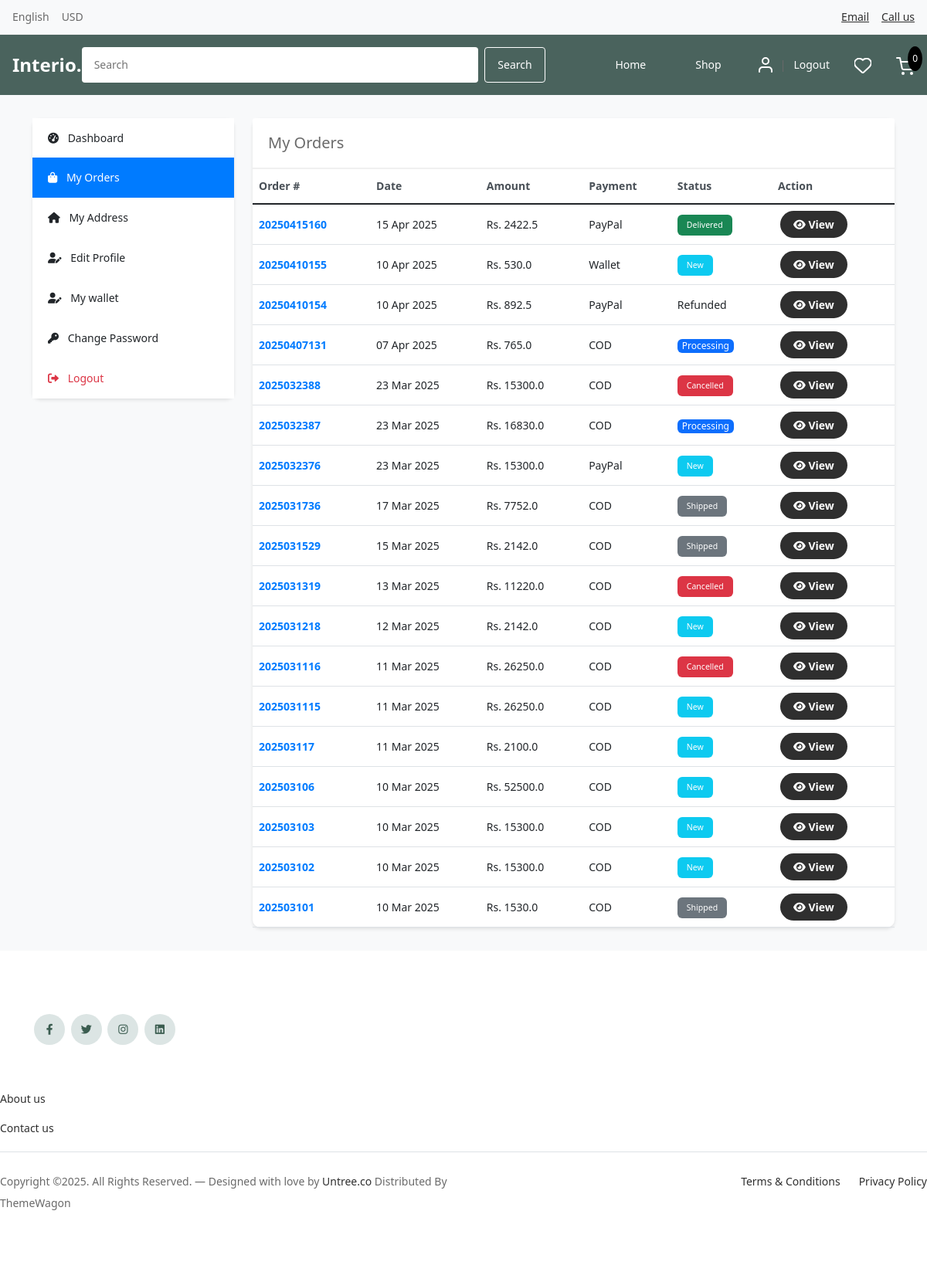
Page /accounts/my_orders/ (signed in) on the earlier database version.
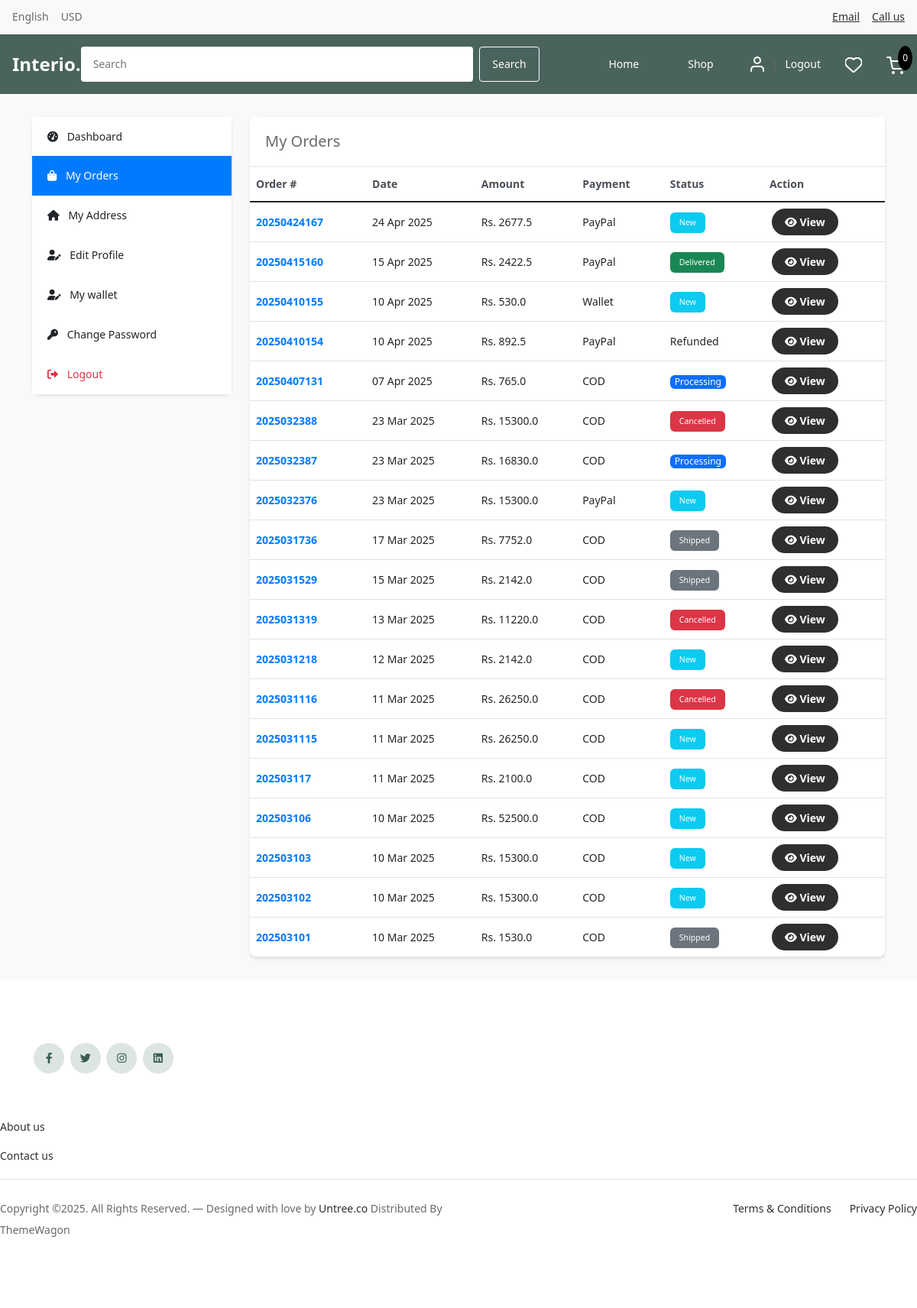
Same page on the later database version.
### orders/models.py (models this page shows, shortened)
class Order(models.Model):
    STATUS = (
        ('New', 'New'),
        ('Processing', 'Processing'),
        ('Shipped', 'Shipped'),
        ('Delivered', 'Delivered'),
        ('Cancelled', 'Cancelled'),
        ('Refunded', 'Refunded'),
    )
    PAYMENT_METHOD = (
        ('COD', 'COD'),
        ('Razorpay', 'Razorpay'),
        ('Wallet', 'Wallet'),
        ('PayPal', 'Paypal'),
    )
    user = models.ForeignKey(Account, on_delete=models.SET_NULL, null=True)
    order_number = models.CharField(max_length=20)
    first_name = models.CharField(max_length=50)
    last_name = models.CharField(max_length=50)
    phone = models.CharField(max_length=15)
    email = models.EmailField(max_length=50)
    address_line_1 = models.CharField(max_length=100)
    address_line_2 = models.CharField(max_length=100, blank=True)
    city = models.CharField(max_length=50)
    state = models.CharField(max_length=50)
    country = models.CharField(max_length=50)
    pincode = models.CharField(max_length=10)
    order_note = models.CharField(max_length=100, blank=True)
    order_total = models.FloatField()
    tax = models.FloatField()
    status = models.CharField(max_length=10, choices=STATUS, default='New')
    ip = models.CharField(blank=True, max_length=20)
    is_ordered = models.BooleanField(default=False)
    payment_method = models.CharField(max_length=20, choices=PAYMENT_METHOD, default='COD')
    created_at = models.DateTimeField(auto_now_add=True)
    updated_at = models.DateTimeField(auto_now=True)
    coupon = models.ForeignKey(Coupon, null=True, blank=True, on_delete=models.SET_NULL)
    discount_amount = models.FloatField(default=0)
    product_discount = models.FloatField(default=0)
    delivery_charge = models.FloatField(default=0)
    estimated_delivery_date = models.DateField(null=True, blank=True)
    tracking_number = models.CharField(max_length=50, blank=True, null=True)
    carrier = models.CharField(max_length=50, blank=True, null=True)
    refund_status = models.CharField(max_length=20, choices=(
        ('Not Requested', 'Not Requested'),
        ('Pending', 'Pending'),
        ('Approved', 'Approved'),
        ('Rejected', 'Rejected'),
        ('Completed', 'Completed'),
    ), default='Not Requested')
    refund_reason = models.TextField(blank=True, null=True)
    refunded_at = models.DateTimeField(null=True, blank=True)

### accounts/views.py (the view)
# urls.py: path('my_orders/', views.my_orders, name='my_orders'),
@login_required(login_url='login')
def my_orders(request):
    orders = Order.objects.filter(user=request.user, is_ordered=True).order_by('-created_at')
    context = {
        'orders': orders,
    }
    return render(request, 'accounts/my_orders.html', context)

### carts/context_processors.py (called while the page is built)
def counter(request):
    cart_count = 0
    if 'admin' in request.path:
        return {}
    else:
        try:
            cart = Cart.objects.get(cart_id=_cart_id(request))
            cart_items = CartItem.objects.filter(cart=cart, is_active=True)
            for cart_item in cart_items:
                cart_count += cart_item.quantity
        except Cart.DoesNotExist:
            cart_count = 0
    return dict(cart_count=cart_count)

### carts/views.py (called while the page is built)
def _cart_id(request):
    cart = request.session.session_key
    if not cart:
        cart = request.session.create()
    return cart

### category/context_processors.py (called while the page is built)
def menu_links(request):
    links = Category.objects.all()
    return dict(links=links)

### templates/accounts/my_orders.html (shortened to what the changed rows need)
{% extends 'base.html' %}
{% load static %}
{% load account_filters %}
{% block content %}
<div class="dashboard-container">
    <div class="container">
        <div class="row">
            <div class="col-md-9">
                <div class="main-content">
                    <div class="card-body p-0">
                        {% if orders %}
                        <div class="table-responsive">
                            <table class="table table-hover">
                                <thead>
                                    <tr>
                                        <th>Order #</th>
                                        <th>Date</th>
                                        <th>Amount</th>
                                        <th>Payment</th>
                                        <th>Status</th>
                                        <th>Action</th>
                                    </tr>
                                </thead>
                                <tbody>
                                    {% for order in orders %}
                                    <tr>
                                        <td class="order-number">{{ order.order_number }}</td>
                                        <td>{{ order.created_at|date:"d M Y" }}</td>
                                        <td>Rs. {{ order.order_total }}</td>
                                        <td>{{ order.payment_method }}</td>
                                        <td>
                                            {% if order.status == 'New' %}
            <span class="badge bg-info text-white">New</span>
        {% elif order.status == 'Cancelled' %}
            <span class="badge bg-danger text-white">Cancelled</span>
        {% elif order.status == 'Pending' %}
            <span class="badge bg-warning text-dark">Pending</span>
        {% elif order.status == 'Processing' %}
            <span class="badge bg-primary text-white">Processing</span>
        {% elif order.status == 'Shipped' %}
            <span class="badge bg-secondary text-white">Shipped</span>
        {% elif order.status == 'Delivered' %}
            <span class="badge bg-success text-white">Delivered</span>
        {% else %}
            {{ order.status }}
        {% endif %}
                                        </td>
                                        <td class="action-buttons">
                                            <a href="{% url 'order_detail' order.id %}" class="btn btn-sm btn-outline-primary">
                                                <i class="fas fa-eye"></i> View
                                            </a>
                                        </td>
                                    </tr>
                                    {% endfor %}
                                </tbody>
                            </table>
                        </div>
                        {% endif %}
                    </div>
                </div>
            </div>
        </div>
    </div>
</div>
{% endblock %}

Differences in the rows shown:
added Order: order_number "20250424167", created_at "24 Apr 2025", order_total "2677.5", payment_method "PayPal", status "New"
